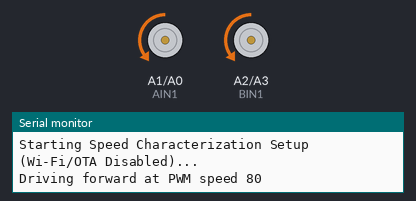
The sketch below on a simulated Arduino Uno, built with avr-gcc and run on an emulated ATmega328P. Shown: motor-driver pin pairs drawn as motors (green arrow = first pin HIGH = forward, orange = second pin HIGH = backward, longer = more drive, scaled by the enable pin), the last lines printed to the serial monitor. At 8.5 s the program stops and its outputs stay as they are.

Above: at 2.6 s.
At 5.6 s:
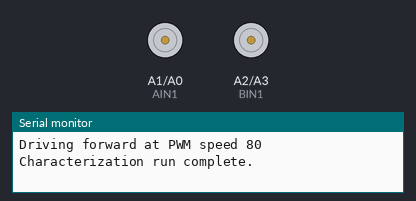
Timing chart, 0 to 7.1 s (numbered marks = the images above):
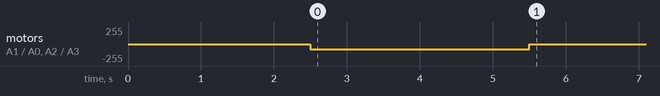

The sketch:

03-Speed-Characterization.ino
```cpp
/*
   Experiment 03: Speed Characterization (R4 WiFi - WiFi/OTA Disabled)

   This sketch drives the AlphaBot2 forward at a specified PWM speed
   for exactly 3.0 seconds, then stops.

   Students will use this to measure the physical distance traveled
   at different PWM speeds to calibrate their robot.

   Compatible with Arduino UNO R4 WiFi.
*/

// H-Bridge Pin Definitions
#define PWMA 6  // Left Motor Speed pin (ENA)
#define AIN2 A0 // Left Motor Direction 2
#define AIN1 A1 // Left Motor Direction 1
#define PWMB 5  // Right Motor Speed pin (ENB)
#define BIN1 A2 // Right Motor Direction 1
#define BIN2 A3 // Right Motor Direction 2

// --- CHARACTERIZATION PARAMETER ---
// TODO: Change this value (80, 120, 160, 200) to collect different data points
const int TEST_PWM = 80;

// Base wheel balance offsets calibrated in Experiment 01
const int LEFT_SPEED_OFFSET = 0;
const int RIGHT_SPEED_OFFSET = 0;

void setup() {
  Serial.begin(115200);
  delay(1000);
  Serial.println("Starting Speed Characterization Setup (Wi-Fi/OTA Disabled)...");

  // Configure motor control pins
  pinMode(PWMA, OUTPUT);
  pinMode(AIN2, OUTPUT);
  pinMode(AIN1, OUTPUT);
  pinMode(PWMB, OUTPUT);
  pinMode(BIN1, OUTPUT);
  pinMode(BIN2, OUTPUT);

  stopMotors();
  delay(1500); // Give students time to place the bot on the start line
}

void loop() {
  // Drive forward at test speed
  Serial.print("Driving forward at PWM speed ");
  Serial.println(TEST_PWM);
  moveForward(TEST_PWM);

  // Drive for exactly 3.0 seconds (3000 ms)
  delay(3000);

  // Stop the motors
  stopMotors();
  Serial.println("Characterization run complete.");

  // Lock execution forever
  while (1) {
    delay(1000);
  }
}

/**
 * Commands both motors forward using the H-Bridge
 */
void moveForward(int baseSpeed) {
  int finalLeftSpeed = constrain(baseSpeed + LEFT_SPEED_OFFSET, 0, 255);
  int finalRightSpeed = constrain(baseSpeed + RIGHT_SPEED_OFFSET, 0, 255);

  // Left Motor Forward: AIN1 = LOW, AIN2 = HIGH
  digitalWrite(AIN1, LOW);
  digitalWrite(AIN2, HIGH);

  // Right Motor Forward: BIN1 = LOW, BIN2 = HIGH
  digitalWrite(BIN1, LOW);
  digitalWrite(BIN2, HIGH);

  // Apply speeds
  analogWrite(PWMA, finalLeftSpeed);
  analogWrite(PWMB, finalRightSpeed);
}

void stopMotors() {
  analogWrite(PWMA, 0);
  analogWrite(PWMB, 0);
  digitalWrite(AIN1, LOW);
  digitalWrite(AIN2, LOW);
  digitalWrite(BIN1, LOW);
  digitalWrite(BIN2, LOW);
}
```

Measured:
- by itself, motor on A1 (AIN1) / A0 (AIN2), motor on A2 (BIN1) / A3 (BIN2): stopped → backward 80/255 at 2.5 s, → stopped 3.0 s later
